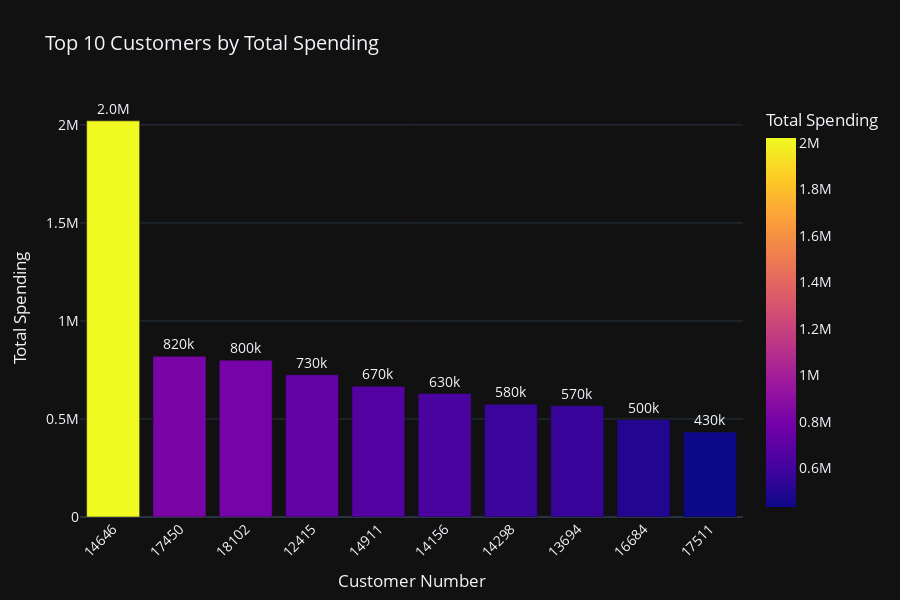

Write notebook code for a chart like this one.
### Markdown cell above
#### Top 10 Customers by Total Spending

### Code cell
# Calculate total spending per customer
customer_spending = transactions.groupby('CustomerNo')['totalsales'].sum().reset_index()
customer_spending.rename(columns={'totalsales': 'TotalSpending'}, inplace=True)

# Get the top 10 customers by total spending
top_customers_by_spending = customer_spending.sort_values(by='TotalSpending', ascending=False).head(10)

# Convert CustomerNo to string for better labeling
top_customers_by_spending['CustomerNo'] = top_customers_by_spending['CustomerNo'].astype(str)

# Create a bar chart
fig = px.bar(
    top_customers_by_spending,
    x='CustomerNo',
    y='TotalSpending',
    text='TotalSpending',  # Display spending values
    title="Top 10 Customers by Total Spending",
    labels={'CustomerNo': 'Customer Number', 'TotalSpending': 'Total Spending'},
    color='TotalSpending',  # Color based on total spending
    template="plotly_dark"  # Dark theme
)

# Update layout for better visualization
fig.update_traces(texttemplate='%{text:.2s}', textposition='outside')
fig.update_layout(
    xaxis_title="Customer Number",
    yaxis_title="Total Spending",
    xaxis_tickangle=-45,
    font=dict(size=14),
    width=900,
    height=600,
    title_font=dict(size=20)
)

# Show the plot
fig.show()

### Figure 1 — Plotly figure (JSON) as saved in the notebook; plotly's stock layout.template omitted (floating-point values rounded to 4 significant figures)
{"data": [{"alignmentgroup": "True", "hovertemplate": "Customer Number=%{x}<br>Total Spending=%{marker.color}<extra></extra>", "legendgroup": "", "marker": {"color": [2021000.0, 819800.0, 800000.0, 725400.0, 667200.0, 629800.0, 575500.0, 567600.0, 496600.0, 433100.0], "coloraxis": "coloraxis", "pattern": {"shape": ""}}, "name": "", "offsetgroup": "", "orientation": "v", "showlegend": false, "text": [2021000.0, 819800.0, 800000.0, 725400.0, 667200.0, 629800.0, 575500.0, 567600.0, 496600.0, 433100.0], "textposition": "outside", "texttemplate": "%{text:.2s}", "type": "bar", "x": ["14646", "17450", "18102", "12415", "14911", "14156", "14298", "13694", "16684", "17511"], "xaxis": "x", "y": [2021000.0, 819800.0, 800000.0, 725400.0, 667200.0, 629800.0, 575500.0, 567600.0, 496600.0, 433100.0], "yaxis": "y"}], "layout": {"barmode": "relative", "coloraxis": {"colorbar": {"title": {"text": "Total Spending"}}, "colorscale": [[0, "#0d0887"], [0.1111, "#46039f"], [0.2222, "#7201a8"], [0.3333, "#9c179e"], [0.4444, "#bd3786"], [0.5556, "#d8576b"], [0.6667, "#ed7953"], [0.7778, "#fb9f3a"], [0.8889, "#fdca26"], [1, "#f0f921"]]}, "font": {"size": 14}, "height": 600, "legend": {"tracegroupgap": 0}, "title": {"font": {"size": 20}, "text": "Top 10 Customers by Total Spending"}, "width": 900, "xaxis": {"anchor": "y", "domain": [0, 1], "tickangle": -45, "title": {"text": "Customer Number"}}, "yaxis": {"anchor": "x", "domain": [0, 1], "title": {"text": "Total Spending"}}}}
